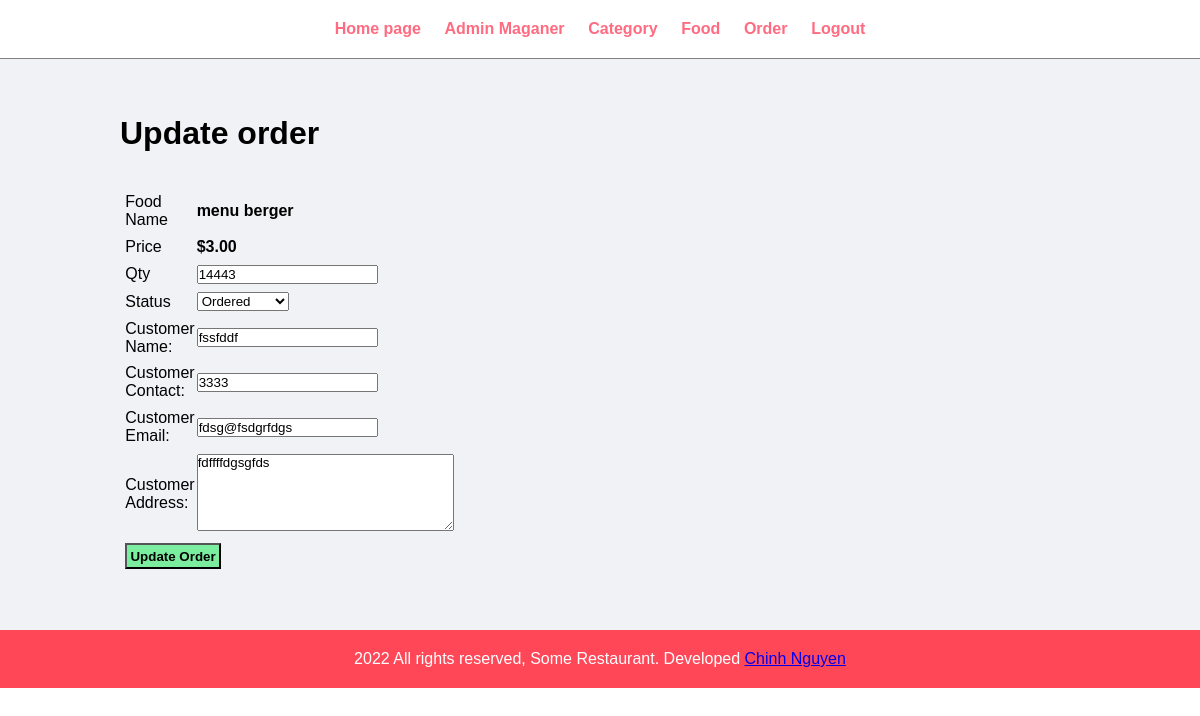
/admin/update-order.php?id=4 (signed in), run on the app's committed database.
### tables this page shows
CREATE TABLE `tbl_order` (
  `id` int(10) UNSIGNED NOT NULL,
  `food` varchar(150) NOT NULL,
  `price` decimal(10,2) NOT NULL,
  `qty` int(11) NOT NULL,
  `total` decimal(10,2) NOT NULL,
  `order_date` datetime NOT NULL,
  `status` varchar(50) NOT NULL,
  `customer_name` varchar(150) NOT NULL,
  `customer_contact` varchar(20) NOT NULL,
  `customer_email` varchar(150) NOT NULL,
  `customer_address` varchar(255) NOT NULL
);

### admin/update-order.php (the view, shortened to what this page needs)
<?php include('partrials/menu.php'); ?>
<div class="main_content">
  <div class="wrapper">
      <h1>Update order</h1>
      <br><br>
      <?php
        if(isset($_GET['id'])){
          $id = $_GET['id'];
          $sql = "SELECT * FROM tbl_order where id = $id";
          $res = mysqli_query($conn, $sql);
          $count = mysqli_num_rows($res);
          if($count ==1 ){
            $row = mysqli_fetch_assoc($res);
            $food = $row['food'];
            $price = $row['price'];
            $qty = $row['qty'];
            $status = $row['status'];
            $customer_name = $row['customer_name'];
            $customer_contact = $row['customer_contact'];
            $customer_email = $row['customer_email'];
            $customer_address = $row['customer_address'];
          }
          else{
            header('location:'.SITEURL.'admin/manage-order.php');
          }
        }
        else{
          header('location:'.SITEURL.'admin/manage-order.php');
        }
      ?>
      <form action="" method="POST">
        <table class="tbl-30">
            <tr>
              <td>Food Name</td>
              <td>
                  <b><?php echo $food; ?></b>
              </td>
            </tr>
            <tr>
              <td>Price</td>
              <td>
              <b>$<?php echo $price; ?></b>
              </td>
            </tr>
            <tr>
              <td>Qty</td>
              <td>
                <input type="number" name="qty" value="<?php echo $qty; ?>">
              </td>
            </tr>
            <tr>
              <td>Status</td>
              <td>
                <select name="status">
                  <option <?php if($status=="Ordered"){echo "selected";} ?> value="Ordered">Ordered</option>
                </select>
              </td>
            </tr>
            <tr>
              <td>Customer Name: </td>
              <td>
                <input type="text" name="customer_name" value="<?php echo $customer_name; ?>">
              </td>
            </tr>
            <tr>
              <td>Customer Contact: </td>
              <td>
                <input type="text" name="customer_contact" value="<?php echo $customer_contact; ?>">
              </td>
            </tr>
            <tr>
              <td>Customer Email: </td>
              <td>
                <input type="text" name="customer_email" value="<?php echo $customer_email; ?>">
              </td>
            </tr>
            <tr>
              <td>Customer Address: </td>
              <td>
                <textarea name="customer_address"  cols="30" rows="5" ><?php echo $customer_address; ?></textarea>
              </td>
            </tr>
            <tr>
              <td colspan="2">
                  <input type="submit" name="submit" value="Update Order" class="btn-secondary">
              </td>
            </tr>
        </table>
      </form>
  </div>
</div>
<?php include('partrials/footer.php'); ?>

### css/admin.css (style rules this page uses)
* { margin: 0; padding: 0; font-family: Arial, Helvetica, sans-serif; }
.wrapper { padding: 20px; width: 80%; margin: 0 auto; }
.tbl-30 { width: 30%; }
table tr td { padding: 1%; }
.btn-secondary { background-color: #7bed9f; padding: 1%; color: black; text-decoration: none; font-weight: bold; }
.main_content { background-color: #f1f2f6; padding: 3% 0; }

### data on the page
tbl_order: food "menu berger", price "3.00", qty "14443", customer_name "fssfddf", customer_contact "3333", customer_email "fdsg@fsdgrfdgs", customer_address "fdffffdgsgfds"
